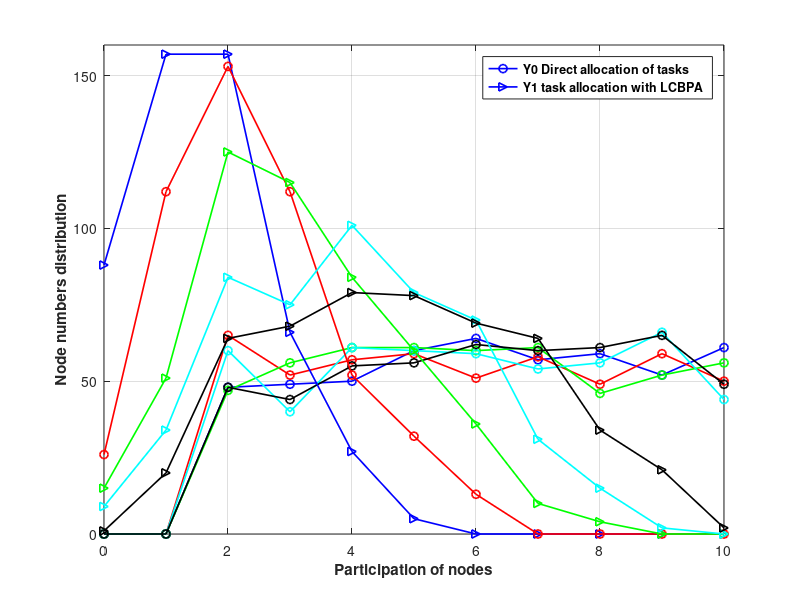

This figure's MATLAB source:
% Completion comparison with 
% or without the algoritm.
% Fn = 500
clc;
clear;

x = [0 1 2 3 4 5 6 7 8 9 10];
y010 = [0 0 48 49 50 60 64 57 59 52 61];
y015 = [0 0 65 52 57 59 51 58 49 59 50];
y020 = [0 0 47 56 61 61 60 61 46 52 56];
y025 = [0 0 60 40 61 60 59 54 56 66 44];
y030 = [0 0	48 44 55 56 62 60 61 65 49];
y110 = [88 157 157 66 27 5 0 0 0 0 0];
y115 = [26 112 153 112 52 32 13 0 0 0 0];
y120 = [15 51 125 115 84 60 36 10 4	0 0];
y125 = [9 34 84	75 101 79 70 31 15 2 0];
y130 = [1 20 64 68 79 78 69 64 34 21 2];
% y = [0 0 7 10 9 10 12 12 12 12 12];
% bar(y010,0.5)
figure
 h1=plot(x,y010,'-oblue','LineWidth',1.2); hold on;
    plot(x,y015,'-ored','LineWidth',1.2);  hold on;
    plot(x,y020,'-ogreen','LineWidth',1.2);hold on;
    plot(x,y025,'-oc','LineWidth',1.2);    hold on;
    plot(x,y030,'-oblack','LineWidth',1.2); 
    % ,x,y015,'-ored', x,y020,'-ogreen',x,y025,'-oc',x,y030,'-oblack');

 h2=plot(x,y110,'->blue','LineWidth',1.2); hold on;
    plot(x,y115,'-ored','LineWidth',1.2);  hold on;
    plot(x,y120,'->green','LineWidth',1.2);hold on;
    plot(x,y125,'->c','LineWidth',1.2);    hold on;
    plot(x,y130,'->black','LineWidth',1.2);
    %,x,y115,'-ored', x,y120,'->green',x,y125,'->c',x,y130,'->black');
 xlabel('Participation of nodes','FontWeight','bold');
 ylabel('Node numbers distribution','FontWeight','bold')
grid on;
legend([h1,h2],'Y0 Direct allocation of tasks','Y1 task allocation with LCBPA','Location','NorthEast','FontWeight','bold');
axis([0,10,0,160])
print('Fn5002','-dpng');